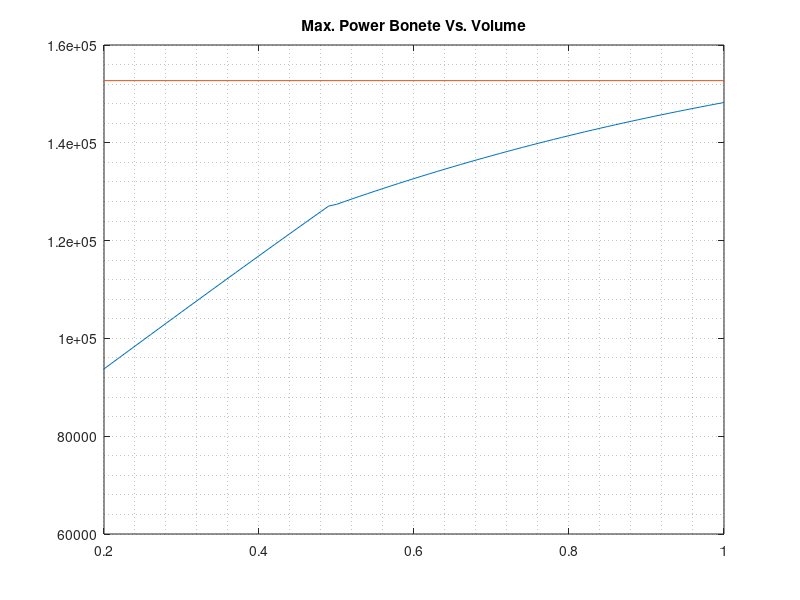
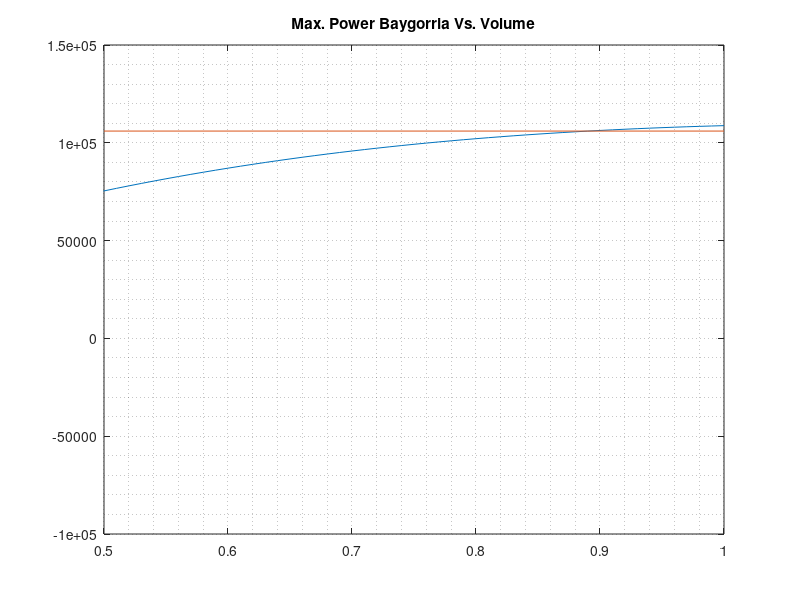
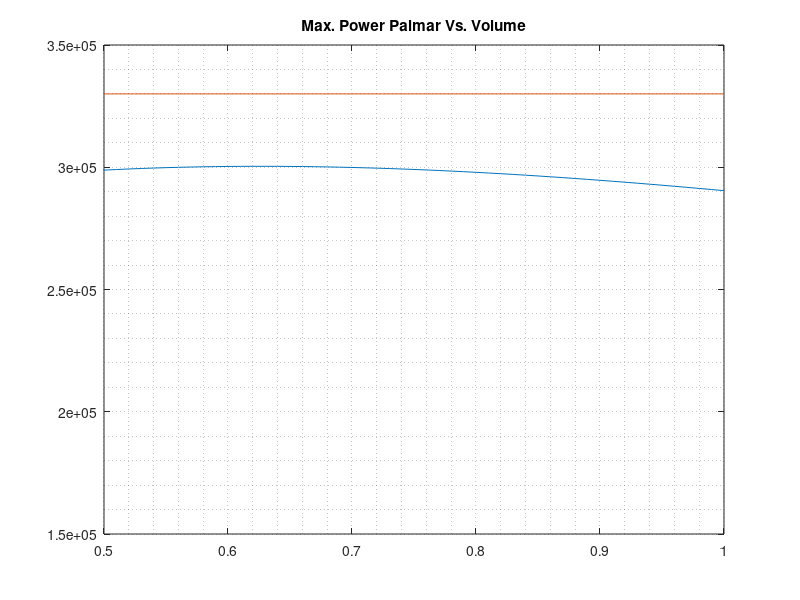
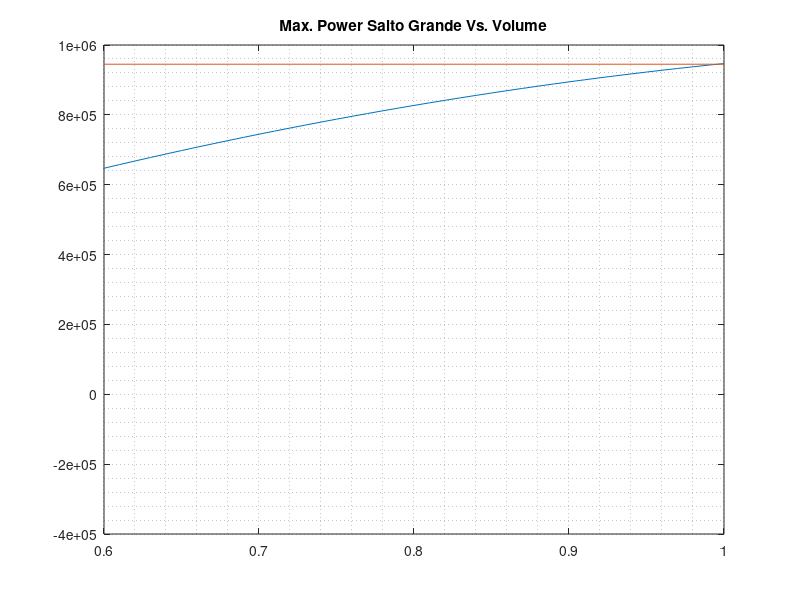

These figures' MATLAB source, in order:
close all;
clear all;
clc;

Level1 = [16:0.25:28];
Power1 = [90000 90000 90000 90000 98000 98000 98000 98000 108000 108000 108000 108000 114000 114000 114000 114000 ...
    120000 120000 120000 120000 126000 126000 126000 126000 132000 132000 132000 132000 138000 138000 138000 138000 ...
    142000 142000 142000 142000 146000 146000 146000 146000 150000 150000 150000 150000 152712 152712 152712 152712 152712];
Flow1 = [654 644 634 624 692 662 652 642 703 692 681 670 699 688 679 669 696 687 ...
    677 668 706 697 688 679 692 684 676 668 691 683 676 666 677 670 664 656 667 661 655 649 660 654 648 642 648 642 636 620 624];
Level2 = [8.5:0.5:17.5];
Power2 = [60000 60000 60000 62000 64000 75000 80000 85000 89000 94000 98000 105000 106000 106000 105000 ...
    102000 100000 98000 96000];
Flow2 = [744 732 713 711 688 836 831 825 834 857 870 901 866 820 786 723 687 656 630];
Level3 = [16:31];
Power3 = [180000 200000 225000 240000 255000 285000 310000 325000 330000 330000 330000 330000 ...
    330000 330000 330000 330000];
Flow3 = [1362 1422 1519 1520 1522 1640 1707 1703 1632 1542 1466 1400 1344 1293 1247 1206];


H1 = @(V1) (-3.74)*(V1)^2 + (16.7)*(V1) + 67.7; 
H2 = 54;
H3 = @(V3) (-3.76)*(V3)^2 + (16.9)*(V3) + 26.8;
H4 = @(V4) (-19.8)*(V4)^2 + (51.5)*(V4) + 3.79;

h04 = 5.1;
h03 = 10;

FlowMax1 = @(V1) (H1(V1)-H2 <= 21)*(12.4*(H1(V1)-H2) + 447) + (H1(V1)-H2 > 21)*(-11.2*(H1(V1)-H2) + 941);
FlowMax2 = @(V3) (H2-H3(V3) <= 14)*(37.5*(H2-H3(V3)) + 376) + (H2-H3(V3) > 14)*(-81.3*(H2-H3(V3)) + 2039);
FlowMax3 = @(V3) (H3(V3)-h03 <= 21)*(46.5*(H3(V3)-h03) + 638) + (H3(V3)-h03 > 21)*(-68.1*(H3(V3)-h03) + 3272);

FlowMax4 = 4200;
MaxSpill4 = 12600;

cT1 = 1.02;
cS1 = 3.9;
d1 = @(tur,spill) cT1*tur+cS1*spill;

cT2 = 0.57;
cS2 = 1.8;
d2 = @(tur,spill) cT2*tur+cS2*spill;

cT3 = 3.77;
cS3 = 7.65;
d3 = @(tur,spill) cT3*tur+cS3*spill;

cT4 = 5.34;
cS4 = cT4*MaxSpill4/FlowMax4;
d4 = @(tur,spill) cT4*tur+cS4*spill;

eta = 9;

Power_H1 = @(x1,x2,V1) eta*x1*FlowMax1(V1)*(H1(V1)-d1(x1,x2)-H2);
Power_H2 = @(x3,x4,V3) eta*x3*FlowMax2(V3)*(H2-d2(x3,x4)-H3(V3));
Power_H3 = @(x5,V3) eta*x5*FlowMax3(V3)*(H3(V3)-d3(x5,0)-h03);
Power_H4 = @(x6,V4) eta*x6*FlowMax4*(H4(V4)-d4(x6,0)-h04);

V = [0:0.01:1];
for i = 1:length(V)
    PH1(i) = Power_H1(1,0,V(i));
    H11(i) = H1(V(i));
    PH2(i) = Power_H2(1,0,V(i));
    PH3(i) = Power_H3(1,V(i));
    H33(i) = H3(V(i));
    PH4(i) = Power_H4(1,V(i));
    H44(i) = H4(V(i));
end

if 0 == exist('Power_Plots','dir')
    mkdir('Power_Plots');
end

figure;
plot(V,PH1); grid minor;
hold on; xlim([0.2 1]);
line([0.2,1],[152712,152712]);
title('Max. Power Bonete Vs. Volume');
saveas(gcf,[pwd '/Power_Plots/1'],'epsc');

figure;
plot(V,PH2); grid minor;
hold on; xlim([0.5 1]);
line([0.5,1],[106000,106000]);
title('Max. Power Baygorria Vs. Volume');
saveas(gcf,[pwd '/Power_Plots/2'],'epsc');

figure;
plot(V,PH3); grid minor;
hold on; xlim([0.5 1]);
line([0.5,1],[330000,330000]);
title('Max. Power Palmar Vs. Volume');
saveas(gcf,[pwd '/Power_Plots/3'],'epsc');

figure;
plot(V,PH4); grid minor;
hold on; xlim([0.6 1]);
line([0.6,1],[1890000,1890000]/2);
title('Max. Power Salto Grande Vs. Volume');
saveas(gcf,[pwd '/Power_Plots/4'],'epsc');

figure;
plot(H11,PH1); grid minor;
hold on; xlim([min(H11),max(H11)]);
line([min(H11),max(H11)],[152712,152712]);
title('Max. Power Bonete Vs. Volume');
plot(54+Level1,Power1,'*');
saveas(gcf,[pwd '/Power_Plots/5'],'epsc');

figure;
plot(H33,PH2); grid minor;
hold on; xlim([min(H33),max(H33)]);
line([min(H33),max(H33)],[106000,106000]);
title('Max. Power Baygorria Vs. Volume');
plot(22.5+Level2,Power2,'*');
saveas(gcf,[pwd '/Power_Plots/6'],'epsc');

figure;
plot(H33,PH3*1.1); grid minor;
hold on; xlim([min(H33),max(H33)]);
line([min(H33),max(H33)],[330000,330000]);
title('Max. Power Palmar Vs. Volume');
plot(h03+Level3,Power3,'*');
saveas(gcf,[pwd '/Power_Plots/7'],'epsc');

figure;
plot(H44,PH4); grid minor;
hold on; xlim([min(H44),max(H44)]);
line([min(H44),max(H44)],[1890000,1890000]/2);
title('Max. Power Salto Grande Vs. Volume');
saveas(gcf,[pwd '/Power_Plots/8'],'epsc');

figure;
plot(Level1,Flow1/max(Flow1));
hold on;
plot(Level1,Power1/max(Power1));
figure;
plot(Flow1,Power1);

figure;
plot(Level2,Flow2/max(Flow2));
hold on;
plot(Level2,Power2/max(Power2));
figure;
plot(Flow2,Power2);

figure;
plot(Level3,Flow3/max(Flow3));
hold on;
plot(Level3,Power3/max(Power3));
figure;
plot(Flow3,Power3);